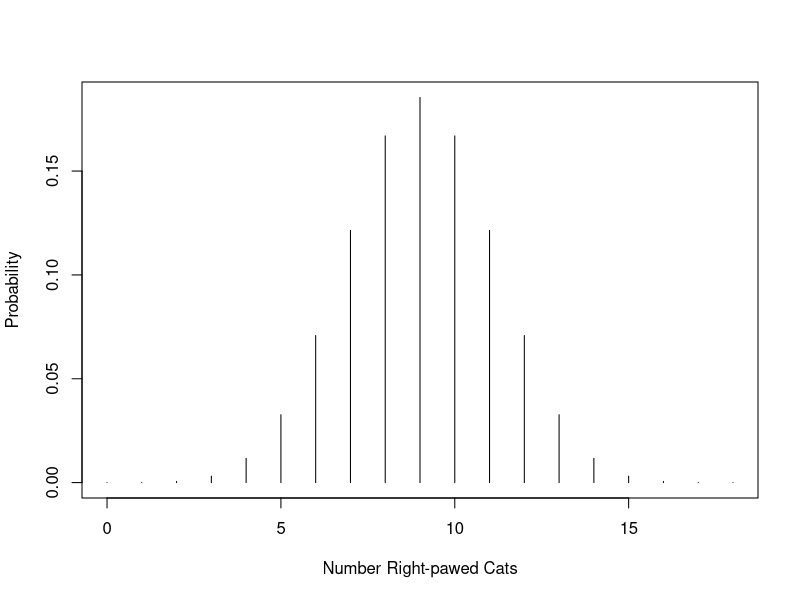

Generate this figure with R:
## ---- chunk 1
knitr::opts_chunk$set(echo = TRUE)
## ---- chunk 2
paws <- 0:18
plot(paws, dbinom(paws, 18, 0.5), type='h', ylab="Probability", xlab="Number Right-pawed Cats")
## ---- chunk 3
probability <- dbinom(paws, 18, 0.5)
N <- 0:18
pawtable <- cbind(N, probability)
pawtableF <- as.data.frame(pawtable); pawtableF
## ---- chunk 4
pvalue <- (0.0117 + 0.0031 + 0.0006 + 0.00007 + 0.000004)*2; pvalue
